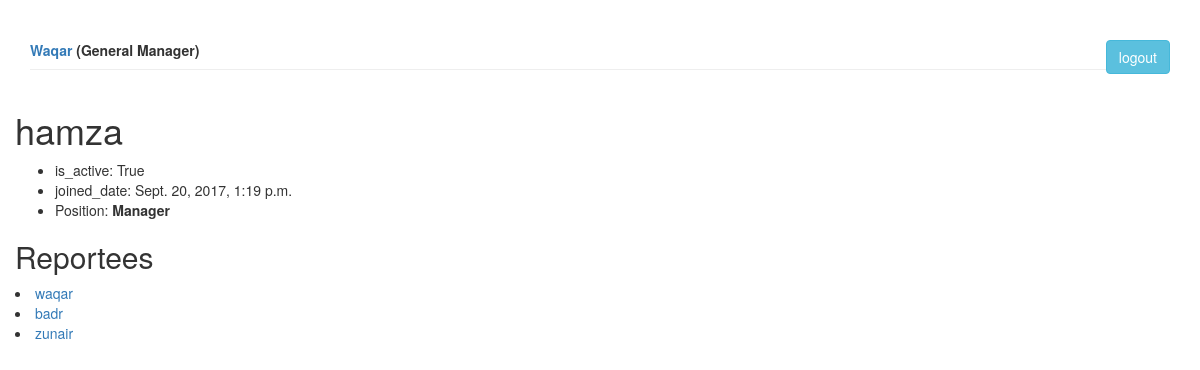
/appraisal/detail/user/268 (signed in), run on the app's committed database.
### appraisal/models.py (models this page shows, shortened)
class Employee(models.Model):
    user = models.OneToOneField(User, on_delete=models.CASCADE, null=True, blank=True)
    employee_type = (('mg', 'Manager'),
                     ('gm', 'General Manager'),
                     ('sf', 'Staff')
                     )
    name = models.CharField(max_length=40)
    type = models.CharField(max_length=2,
                            choices=employee_type,
                            default='sf')
    joined_date = models.DateTimeField('date joined', null=True, blank=True)
    is_active = models.BooleanField(default=True)
    reporting_to = models.ForeignKey("self", on_delete=models.CASCADE, null=True, blank=True)
    feedback_completed = models.BooleanField(default=False)
    @property
    def all_reportee(self):
        return self.employee_set.all()

### appraisal/views.py (the view)
# urls.py: url(r'^detail/user/(?P<pk>[0-9 a-z A-Z]+)$', views.DetailUserView.as_view(), name='detail'),
class DetailUserView(LoginRequiredMixin, FormContext, generic.DetailView):
    model = Employee
    template_name = 'appraisal/detail.html'
    context_object_name = 'employee'
    def get_queryset(self):
        return Employee.objects.filter(pk=self.kwargs['pk'])
    def get_context_data(self, **kwargs):
        context = super(DetailUserView, self).get_context_data(**kwargs)
        under_employee = {'reporting_employee': self.request.user.employee.all_reportee}
        context.update(under_employee)
        return context

### appraisal/templatetags/my_tags.py (called while the page is built)
@register.inclusion_tag('logged_in/user.html')
def logged_in_user(user, notifications, takes_context=True):
    return {'user': user,
            'notifications':notifications}

### appraisal/views.py (called while the page is built)
    def get_context_data(self, **kwargs):
        context = super(FormContext, self).get_context_data(**kwargs)
        context.update(self.extra_context)
        return context

### appraisal/templates/appraisal/detail.html (shortened to what this page needs)
<link rel="stylesheet" href="https://maxcdn.bootstrapcdn.com/bootstrap/3.3.7/css/bootstrap.min.css">
{% load static %}
{% load bootstrap3 %}
<html lang="en">
<head>
  <link rel="stylesheet" href="https://maxcdn.bootstrapcdn.com/bootstrap/3.3.7/css/bootstrap.min.css">
</head>
<body>
<div class="container-fluid">
{% load my_tags %}
{% logged_in_user user notifications%}
{% if employee %}
<h1>{{ employee.name }} </h1>
<ul>
    <li> is_active: {{ employee.is_active }} </li>
    <li>joined_date: {{ employee.joined_date }}</li>
    <li>Position: <b>{{ employee.get_type_display }}</b></li>
</ul>
     {% if employee.all_reportee %}
<h2>
    Reportees
</h2>
        {% for reporting_employee in employee.all_reportee %}
            <li>
               <a href="{% url 'appraisal:detail' reporting_employee.id %}">
                   {{ reporting_employee.name }}
               </a>
            </li>
        {% endfor %}
        {% else %}
        {% if employee.type != 'sf' %}
        <b>No Staff found </b>
            {% endif %}
    {% endif %}
{% else %}
<h2>No User Found</h2>
{% endif %}
</div>
</body>
</html>

### appraisal/templates/logged_in/user.html (shortened to what this page needs)
<!DOCTYPE html>
<html lang="en">
<body>
<div class="container">
  <div class="page-header">
    <div><b><a href="{% url 'appraisal:detail' user.employee.id %}">{{ user.employee.name|capfirst }} </a></b>
        <b> ({{ user.employee.get_type_display }})</b>
    <a href="{% url 'appraisal:logout' %}" class="btn btn-info pull-right" role="button">logout</a>
    </div>
  </div>
</div>
</body>
</html>

### data on the page
Employee: name "hamza", is_active "True", joined_date "Sept. 20, 2017, 1:19 p.m.", type "Manager"
Employee: name "waqar"
Employee: name "badr"
Employee: name "zunair"

### other printed values
{{ user.employee.name|capfirst }} "Waqar"
{{ user.employee.get_type_display }} "General Manager"
